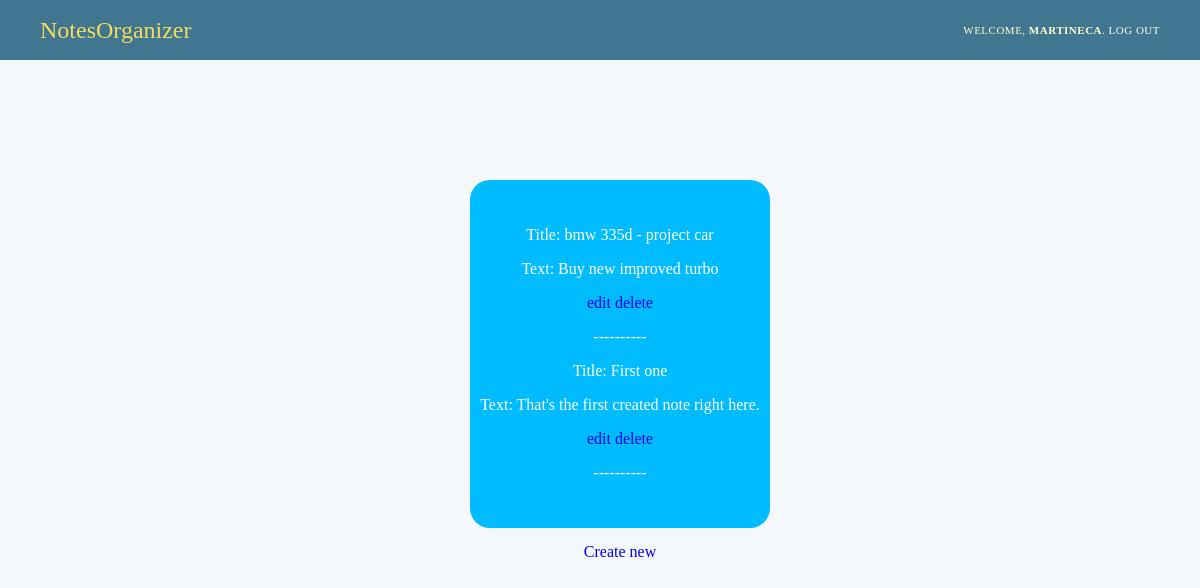
The app's page / (signed in), older data.
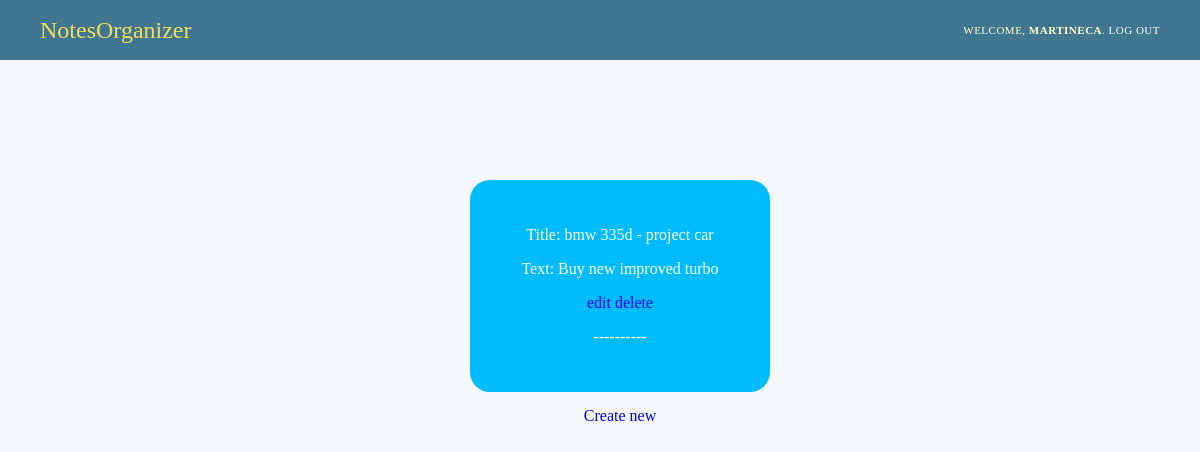
The same page, newer data.
### polls/models.py (models this page shows, shortened)
class Note(models.Model):
    note_text = models.CharField(max_length=4000)
    note_title = models.CharField(max_length=200)

### polls/views.py (the view)
# urls.py: path('', views.IndexView.as_view(), name='index'),
class IndexView(generic.ListView):
    template_name = 'polls/index.html'
    context_object_name = 'latest_notes'
    def get_queryset(self):
        return Note.objects.order_by('note_text')

### polls/templates/polls/index.html
{% extends 'base.html' %}
 {% block content %}
 {% if request.user.is_authenticated   %}
 <div id="notesWrapper">
    <div id="notesContent">
        {% if latest_notes %}
        {% for note in latest_notes %}
           <li>
               <p>Title: {{ note.note_title }}</p>
               <p>Text: {{ note.note_text }}</p>
               <a href="{% url 'note_edit' note.id %}">edit</a>
               <a href="{% url 'note_delete' note.id %}">delete</a>
               <p> ---------- </p>
           </li>
        {% endfor %}
    </div>
     <a href="/new"> Create new </a>
</div>
        {% else %}
            <p>No notes are available.</p>
            <a href="/new"> Create new </a>
        {% endif %}
 {% else %}
    <p> Please login first.<a href="/login"> Login</a></p>
 {% endif %}
 {% endblock %}

### polls/templates/base.html (shortened to what this page needs)
{% load static %}
<!DOCTYPE html>
<html lang="en">
<head>
    <link rel="stylesheet" type="text/css" href="{% static 'polls/style.css' %}" />
</head>
<body>
{% if request.user.is_authenticated   %}
<div id="header">
        <div id="branding">
<h1 id="site-name"><a href="/">NotesOrganizer</a></h1>
        </div>
        <div id="user-tools">
                Welcome,
                <strong>{{ request.user.username.title }}</strong>.
                <a href="/logout/">Log out</a>
        </div>
    </div>
 {% endif %}
        <div id="Wrapper">
            {% block content %}
            {% endblock %}
        </div>
</body>
</html>

### polls/static/polls/style.css (style rules this page uses)
body { background: #f5f8fa; margin: 0px; }
#Wrapper { padding-left:40px; margin-top:10px; }
#notesWrapper { width: 300px; text-align:center; margin:0 auto; margin-top:120px; }
#notesContent { border-radius: 20px; padding: 30px 0px; margin: 15px auto; background: #00BCFF; color: #fff; }
#notesContent li { list-style: none; }
#header { width: auto; height: 40px; padding: 10px 40px; background: #417690; line-height: 40px; color: #ffc; overflow: hidden; }
#branding h1 { padding: 0; margin: 0 20px 0 0; font-weight: 300; font-size: 24px; color: #f5dd5d; }
#user-tools { float: right; padding: 0; margin: 0 0 0 20px; font-weight: 300; font-size: 11px; letter-spacing: 0.5px; text-transform: uppercase; text-align: right; }
#branding { float: left; }
#branding h1, #branding h1 a:link, #branding h1 a:visited { color: #f5dd5d; }
a:link, a:visited { text-decoration: none; }
#header a:link, #header a:visited { color: #fff; }

Row changes from the older to the newer data that the page shows:
removed Note: note_title "First one", note_text "That's the first created note right here."
